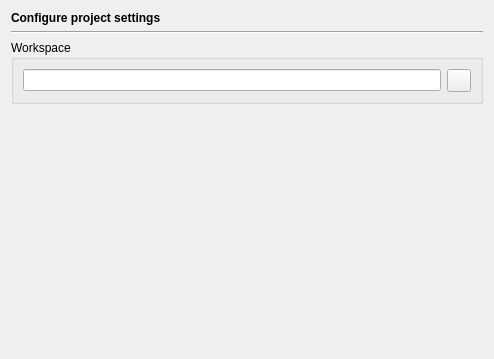
<?xml version="1.0" encoding="UTF-8"?>
<ui version="4.0">
 <class>ProjectPage</class>
 <widget class="QWidget" name="ProjectPage">
  <property name="geometry">
   <rect>
    <x>0</x>
    <y>0</y>
    <width>494</width>
    <height>359</height>
   </rect>
  </property>
  <layout class="QVBoxLayout" name="verticalLayout">
   <item>
    <widget class="QLabel" name="headerLabel">
     <property name="text">
      <string>&lt;b&gt;Configure project settings&lt;/b&gt;</string>
     </property>
    </widget>
   </item>
   <item>
    <widget class="Line" name="line8">
     <property name="frameShape">
      <enum>QFrame::HLine</enum>
     </property>
     <property name="frameShadow">
      <enum>QFrame::Sunken</enum>
     </property>
     <property name="orientation">
      <enum>Qt::Horizontal</enum>
     </property>
    </widget>
   </item>
   <item>
    <widget class="QGroupBox" name="groupBox_2">
     <property name="title">
      <string>Workspace</string>
     </property>
     <layout class="QHBoxLayout" name="horizontalLayout">
      <item>
       <widget class="QLineEdit" name="workspaceEdit">
        <property name="toolTip">
         <string>Enter the name of the workspace directory</string>
        </property>
        <property name="whatsThis">
         <string>&lt;b&gt;Workspace Directory&lt;/b&gt;
&lt;p&gt;Enter the directory of the workspace. This directory is used as the default for opening or saving new files or projects.&lt;/p&gt;</string>
        </property>
       </widget>
      </item>
      <item>
       <widget class="QToolButton" name="workspaceButton">
        <property name="toolTip">
         <string>Select the workspace directory via a directory selection button</string>
        </property>
       </widget>
      </item>
     </layout>
    </widget>
   </item>
   <item>
    <spacer>
     <property name="orientation">
      <enum>Qt::Vertical</enum>
     </property>
     <property name="sizeHint" stdset="0">
      <size>
       <width>20</width>
       <height>40</height>
      </size>
     </property>
    </spacer>
   </item>
  </layout>
 </widget>
 <tabstops>
  <tabstop>workspaceEdit</tabstop>
  <tabstop>workspaceButton</tabstop>
 </tabstops>
 <resources/>
 <connections/>
</ui>
